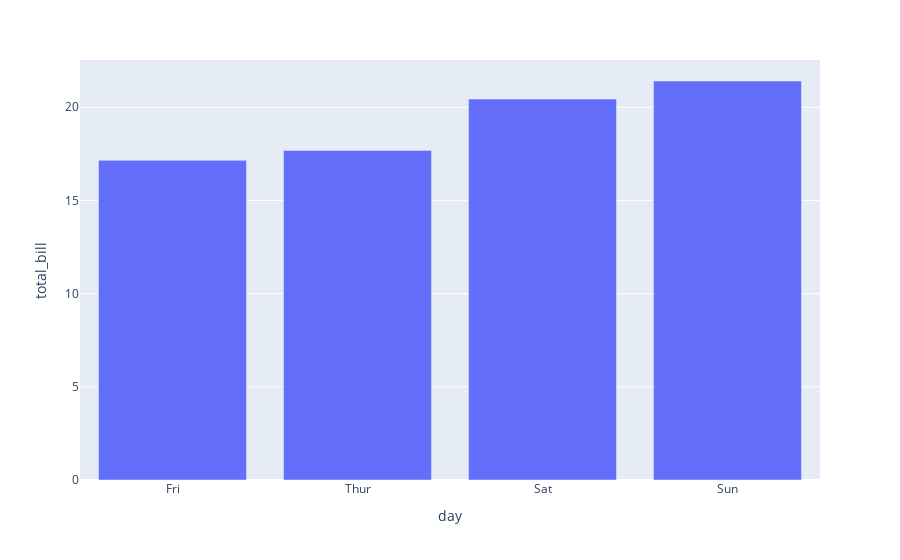

This figure's notebook cell:
### Code cell
px.bar(data_frame= dff,x='day', y='total_bill')

### Figure 1 — Plotly figure (JSON) as saved in the notebook; plotly's stock layout.template omitted (floating-point values rounded to 4 significant figures)
{"data": [{"alignmentgroup": "True", "hovertemplate": "day=%{x}<br>total_bill=%{y}<extra></extra>", "legendgroup": "", "marker": {"color": "#636efa", "pattern": {"shape": ""}}, "name": "", "offsetgroup": "", "orientation": "v", "showlegend": false, "textposition": "auto", "type": "bar", "x": ["Fri", "Thur", "Sat", "Sun"], "xaxis": "x", "y": [17.15, 17.68, 20.44, 21.41], "yaxis": "y"}], "layout": {"autosize": true, "barmode": "relative", "legend": {"tracegroupgap": 0}, "margin": {"t": 60}, "xaxis": {"anchor": "y", "autorange": true, "domain": [0, 1], "range": [-0.5, 3.5], "title": {"text": "day"}, "type": "category"}, "yaxis": {"anchor": "x", "autorange": true, "domain": [0, 1], "range": [0, 22.54], "title": {"text": "total_bill"}, "type": "linear"}}}
